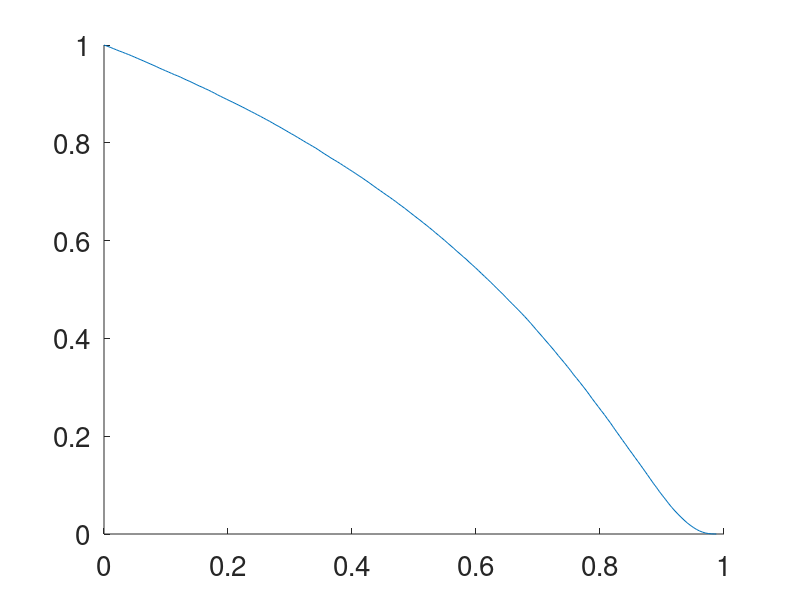

Recreate this plot in MATLAB. (Note: this script raises an error after producing the figure.)
%% Simuleringar, Wienerprocess
clc;clf; clearvars
hold on
N_steps=1000;
N_trials=100000;

%for brus=[9, 14];
brus=0;
tic

kvot=zeros(N_trials,1);
egen=zeros(N_trials,2);
for i=1:N_trials
    X=cumsum(randn(N_steps,1)) + brus*randn(N_steps,1);
    Y=cumsum(randn(N_steps,1)) + brus*randn(N_steps,1);
    gyr = [sum(X.^2), sum(X.*Y); 
           sum(Y.*X), sum(Y.^2)]/N_steps;
       
    %gyr = [sum(X(:,i).^2), sum(X(:,i).*Y(:,i)); sum(Y(:,i).*X(:,i)), sum(Y(:,i).^2)]/N_steps;
    [~,D] = eig(gyr);

    kvot(i)=( (D(4)-D(1))/(D(4)+D(1)) )^2;%^((randn>0)*2 -1 );
    egen(i,:)=[D(1), D(4)];
end
%sparar sim
% % save(sprintf('kvot_brus_%2.1f.mat', brus), 'kvot', 'egen', '-mat')

toc
%

bins=200;%logspace(0,2);
[N_X, X]=hist(kvot,bins);
plot([0, X+.5*[diff(X),0]], 1- [0, cumsum(N_X)]/sum(N_X), '-')
set(gca, 'fontsize', 20, 'yscale', 'lin', 'xscale', 'lin')
%end

%%
leg_str=cell(2,1);
leg_str{1}='kvot_energydepleted.mat';
leg_str{2}='kvot_logphase.mat';


for i=1:2
    load(leg_str{i})
    [N_X, X]=hist(kvot,bins);
    hold on
    plot(X+.5*[diff(X),0], 1-cumsum(N_X)/sum(N_X), '-o')
    %plot(X, N_X/sum(N_X), '*');hold on
end

axis([1,1e2, 1e-3, 1])

set(gca, 'fontsize', 20, 'yscale', 'log', 'xscale', 'log')



%% Simuleringar, Ornstein-Uhlenbeck
clc;clf; clearvars

N_steps=1000;
N_trials=1000000;

tau=[2.6];

for l=1:length(tau)
tic
k=1e-2./tau(l);
kvot=zeros(N_trials,1);
egen=zeros(N_trials,2);
for i=1:N_trials
    W=randn(N_steps-1,2);
    X=zeros(N_steps,1);
    Y=zeros(N_steps,1);
    for j=2:N_steps
        X(j)=(1-k)*X(j-1)+W(j-1,1);
        Y(j)=(1-k)*Y(j-1)+W(j-1,2);
    end
    gyr = [sum(X.^2), sum(X.*Y); 
           sum(Y.*X), sum(Y.^2)]/N_steps;
       
    %gyr = [sum(X(:,i).^2), sum(X(:,i).*Y(:,i)); sum(Y(:,i).*X(:,i)), sum(Y(:,i).^2)]/N_steps;
    [~,D] = eig(gyr);

    kvot(i)=(D(4)/D(1));
    egen(i,:)=[D(1), D(4)];
end
toc

bins=logspace(0,2);
[N_X, X]=hist(kvot,bins);
hold on
plot(X+.5*[diff(X),0], 1-cumsum(N_X)/sum(N_X), '-*')
pause(0.1)
% % save(sprintf('kvot_spring_%1.1fs.mat', tau(l)), 'kvot', 'egen', '-mat')

end
set(gca, 'fontsize', 20, 'yscale', 'log', 'xscale', 'log')
%

leg_str=cell(3,1);
leg_str{1}='kvot_energydepleted.mat';
leg_str{2}='kvot_logphase.mat';
leg_str{3}='kvot.mat';

for i=1:2
    load(leg_str{i})
    [N_X, X]=hist(kvot,bins);
    hold on
    plot(X+.5*[diff(X),0], 1-cumsum(N_X)/sum(N_X), '-o')
    %plot(X, N_X/sum(N_X), '*');hold on
end

axis([1,1e2, 1e-3, 1])

set(gca, 'fontsize', 20, 'yscale', 'log', 'xscale', 'log')

%% Plottar ALLT, egenvärdeskvot
clc;clearvars;clf


b=dir('kvot*.mat');
leg_str=cell(length(b),1);
L=length(b);
bins=logspace(0,2,50);

data=zeros(length(bins)+1, 2*L);


for i=1:L
    leg_str{i}=b(i).name;
    load(leg_str{i}, 'kvot')
    [N_X, X]=hist(kvot,bins);
    
    hold on
    plot([1, X+.5*[diff(X),0]], 1- [0, cumsum(N_X)]/sum(N_X), '-', 'linewidth', 2)
    %plot(X, N_X/sum(N_X), '*');hold on
    data(:,2*i-1)=[0, X+.5*[diff(X),0]];
    data(:,2*i)=1- [0, cumsum(N_X)]/sum(N_X);
    
    
end

l=legend(leg_str);set(l, 'fontsize', 20)
xlabel('$\lambda_1/\lambda_2$','interpreter', 'latex')
ylabel('$1-\mathrm{CDF}$','interpreter', 'latex')

set(gca, 'fontsize', 20, 'yscale', 'log', 'xscale', 'lin')

% % save('egenvardeskvot.tsv', 'data', '-ascii')



%% Plottar ALLT, asymmetri
clc;clearvars;clf


b=dir('kvot*.mat');
leg_str=cell(length(b),1);
L=length(b);
bins=100;%logspace(0,2,50);

data=zeros(bins+1, 2*L);

for i=1:L
    leg_str{i}=b(i).name;
    load(leg_str{i}, 'egen')
    kvot=(egen(:,2)-egen(:,1)).^2./(egen(:,2)+egen(:,1)).^2;%assymetri
    [N_X, X]=hist(kvot,bins);
    hold on
    
    plot([0, X+.5*[diff(X),0]], 1- [0, cumsum(N_X)]/sum(N_X), '-', 'linewidth', 2)
    %plot([1, X+.5*[diff(X),0]], 1- [0, cumsum(N_X)]/sum(N_X), '-', 'linewidth', 2)
    %plot(X, N_X/sum(N_X), '*');hold on
    data(:,2*i-1)=[0, X+.5*[diff(X),0]];
    data(:,2*i)=1- [0, cumsum(N_X)]/sum(N_X);
    
    
end

l=legend(leg_str);set(l, 'fontsize', 20)
xlabel('$(\lambda_1-\lambda_2)^2/(\lambda_1+\lambda_2)^2$','interpreter', 'latex')
ylabel('$1-\mathrm{CDF}$','interpreter', 'latex')

set(gca, 'fontsize', 20, 'yscale', 'lin', 'xscale', 'lin')

% % save('asymmetri.tsv', 'data', '-ascii')








